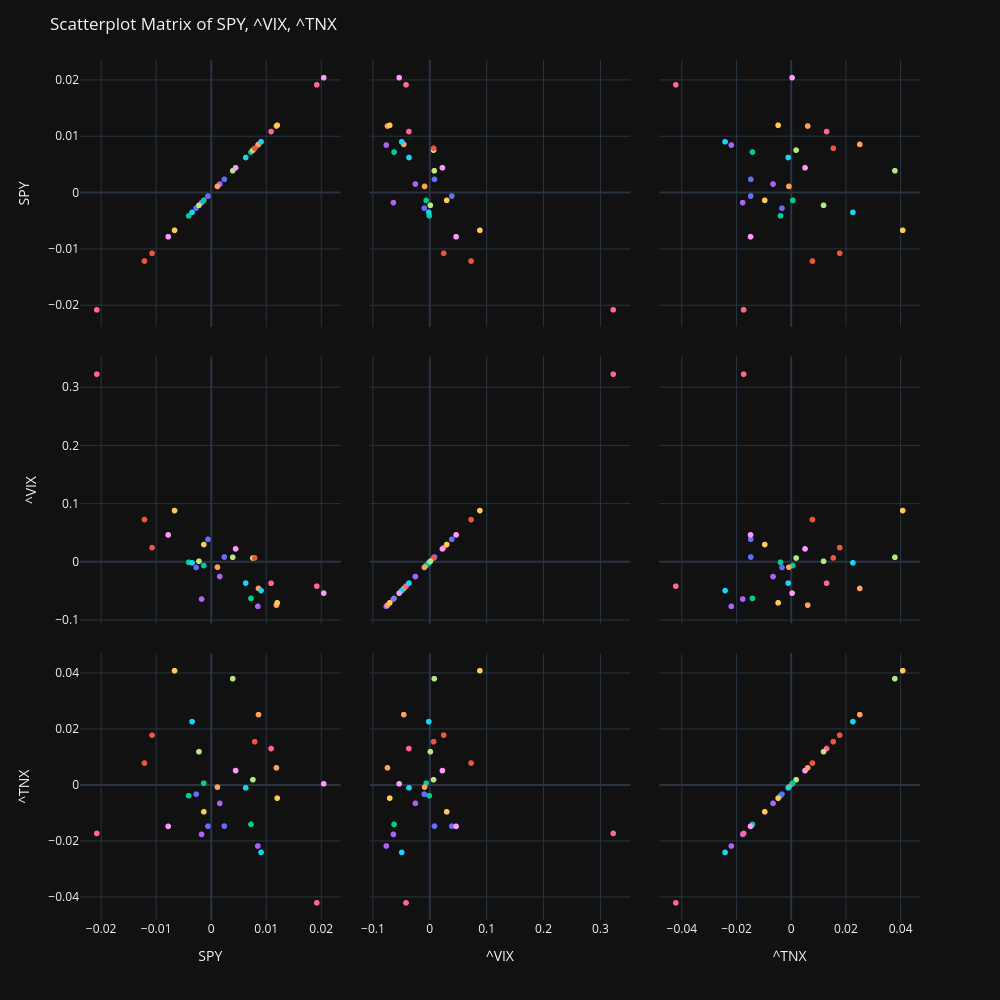

This figure's notebook cell:
### Markdown cell above
We want no apparent relationship between X variables

### Code cell
test.scatterplot_matrix()

### Figure 1 — Plotly figure (JSON) as saved in the notebook; plotly's stock layout.template omitted (floating-point values rounded to 4 significant figures)
{"data": [{"dimensions": [{"axis": {"matches": true}, "label": "SPY", "values": [-0.0005671]}, {"axis": {"matches": true}, "label": "^VIX", "values": [0.03898]}, {"axis": {"matches": true}, "label": "^TNX", "values": [-0.01468]}], "hovertemplate": "Date=2023-01-09 00:00:00<br>%{xaxis.title.text}=%{x}<br>%{yaxis.title.text}=%{y}<extra></extra>", "legendgroup": "2023-01-09 00:00:00", "marker": {"color": "#636efa", "symbol": "circle"}, "name": "2023-01-09 00:00:00", "showlegend": true, "type": "splom"}, {"dimensions": [{"axis": {"matches": true}, "label": "SPY", "values": [-0.01074]}, {"axis": {"matches": true}, "label": "^VIX", "values": [0.02476]}, {"axis": {"matches": true}, "label": "^TNX", "values": [0.01788]}], "hovertemplate": "Date=2023-02-24 00:00:00<br>%{xaxis.title.text}=%{x}<br>%{yaxis.title.text}=%{y}<extra></extra>", "legendgroup": "2023-02-24 00:00:00", "marker": {"color": "#EF553B", "symbol": "circle"}, "name": "2023-02-24 00:00:00", "showlegend": true, "type": "splom"}, {"dimensions": [{"axis": {"matches": true}, "label": "SPY", "values": [-0.004084]}, {"axis": {"matches": true}, "label": "^VIX", "values": [-0.0005237]}, {"axis": {"matches": true}, "label": "^TNX", "values": [-0.003793]}], "hovertemplate": "Date=2023-04-12 00:00:00<br>%{xaxis.title.text}=%{x}<br>%{yaxis.title.text}=%{y}<extra></extra>", "legendgroup": "2023-04-12 00:00:00", "marker": {"color": "#00cc96", "symbol": "circle"}, "name": "2023-04-12 00:00:00", "showlegend": true, "type": "splom"}, {"dimensions": [{"axis": {"matches": true}, "label": "SPY", "values": [0.008499]}, {"axis": {"matches": true}, "label": "^VIX", "values": [-0.07623]}, {"axis": {"matches": true}, "label": "^TNX", "values": [-0.02178]}], "hovertemplate": "Date=2023-04-28 00:00:00<br>%{xaxis.title.text}=%{x}<br>%{yaxis.title.text}=%{y}<extra></extra>", "legendgroup": "2023-04-28 00:00:00", "marker": {"color": "#ab63fa", "symbol": "circle"}, "name": "2023-04-28 00:00:00", "showlegend": true, "type": "splom"}, {"dimensions": [{"axis": {"matches": true}, "label": "SPY", "values": [0.008623]}, {"axis": {"matches": true}, "label": "^VIX", "values": [-0.04545]}, {"axis": {"matches": true}, "label": "^TNX", "values": [0.02522]}], "hovertemplate": "Date=2023-05-25 00:00:00<br>%{xaxis.title.text}=%{x}<br>%{yaxis.title.text}=%{y}<extra></extra>", "legendgroup": "2023-05-25 00:00:00", "marker": {"color": "#FFA15A", "symbol": "circle"}, "name": "2023-05-25 00:00:00", "showlegend": true, "type": "splom"}, {"dimensions": [{"axis": {"matches": true}, "label": "SPY", "values": [-0.003464]}, {"axis": {"matches": true}, "label": "^VIX", "values": [-0.001434]}, {"axis": {"matches": true}, "label": "^TNX", "values": [0.02272]}], "hovertemplate": "Date=2023-06-07 00:00:00<br>%{xaxis.title.text}=%{x}<br>%{yaxis.title.text}=%{y}<extra></extra>", "legendgroup": "2023-06-07 00:00:00", "marker": {"color": "#19d3f3", "symbol": "circle"}, "name": "2023-06-07 00:00:00", "showlegend": true, "type": "splom"}, {"dimensions": [{"axis": {"matches": true}, "label": "SPY", "values": [0.0109]}, {"axis": {"matches": true}, "label": "^VIX", "values": [-0.03645]}, {"axis": {"matches": true}, "label": "^TNX", "values": [0.01309]}], "hovertemplate": "Date=2023-06-27 00:00:00<br>%{xaxis.title.text}=%{x}<br>%{yaxis.title.text}=%{y}<extra></extra>", "legendgroup": "2023-06-27 00:00:00", "marker": {"color": "#FF6692", "symbol": "circle"}, "name": "2023-06-27 00:00:00", "showlegend": true, "type": "splom"}, {"dimensions": [{"axis": {"matches": true}, "label": "SPY", "values": [0.003934]}, {"axis": {"matches": true}, "label": "^VIX", "values": [0.008157]}, {"axis": {"matches": true}, "label": "^TNX", "values": [0.03808]}], "hovertemplate": "Date=2023-06-29 00:00:00<br>%{xaxis.title.text}=%{x}<br>%{yaxis.title.text}=%{y}<extra></extra>", "legendgroup": "2023-06-29 00:00:00", "marker": {"color": "#B6E880", "symbol": "circle"}, "name": "2023-06-29 00:00:00", "showlegend": true, "type": "splom"}, {"dimensions": [{"axis": {"matches": true}, "label": "SPY", "values": [0.004457]}, {"axis": {"matches": true}, "label": "^VIX", "values": [0.02254]}, {"axis": {"matches": true}, "label": "^TNX", "values": [0.005199]}], "hovertemplate": "Date=2023-07-24 00:00:00<br>%{xaxis.title.text}=%{x}<br>%{yaxis.title.text}=%{y}<extra></extra>", "legendgroup": "2023-07-24 00:00:00", "marker": {"color": "#FF97FF", "symbol": "circle"}, "name": "2023-07-24 00:00:00", "showlegend": true, "type": "splom"}, {"dimensions": [{"axis": {"matches": true}, "label": "SPY", "values": [-0.006652]}, {"axis": {"matches": true}, "label": "^VIX", "values": [0.08846]}, {"axis": {"matches": true}, "label": "^TNX", "values": [0.04096]}], "hovertemplate": "Date=2023-07-27 00:00:00<br>%{xaxis.title.text}=%{x}<br>%{yaxis.title.text}=%{y}<extra></extra>", "legendgroup": "2023-07-27 00:00:00", "marker": {"color": "#FECB52", "symbol": "circle"}, "name": "2023-07-27 00:00:00", "showlegend": true, "type": "splom"}, {"dimensions": [{"axis": {"matches": true}, "label": "SPY", "values": [-0.002712]}, {"axis": {"matches": true}, "label": "^VIX", "values": [-0.009384]}, {"axis": {"matches": true}, "label": "^TNX", "values": [-0.00323]}], "hovertemplate": "Date=2023-08-22 00:00:00<br>%{xaxis.title.text}=%{x}<br>%{yaxis.title.text}=%{y}<extra></extra>", "legendgroup": "2023-08-22 00:00:00", "marker": {"color": "#636efa", "symbol": "circle"}, "name": "2023-08-22 00:00:00", "showlegend": true, "type": "splom"}, {"dimensions": [{"axis": {"matches": true}, "label": "SPY", "values": [-0.01212]}, {"axis": {"matches": true}, "label": "^VIX", "values": [0.07294]}, {"axis": {"matches": true}, "label": "^TNX", "values": [0.007898]}], "hovertemplate": "Date=2023-09-15 00:00:00<br>%{xaxis.title.text}=%{x}<br>%{yaxis.title.text}=%{y}<extra></extra>", "legendgroup": "2023-09-15 00:00:00", "marker": {"color": "#EF553B", "symbol": "circle"}, "name": "2023-09-15 00:00:00", "showlegend": true, "type": "splom"}, {"dimensions": [{"axis": {"matches": true}, "label": "SPY", "values": [0.007256]}, {"axis": {"matches": true}, "label": "^VIX", "values": [-0.06259]}, {"axis": {"matches": true}, "label": "^TNX", "values": [-0.01405]}], "hovertemplate": "Date=2023-10-04 00:00:00<br>%{xaxis.title.text}=%{x}<br>%{yaxis.title.text}=%{y}<extra></extra>", "legendgroup": "2023-10-04 00:00:00", "marker": {"color": "#00cc96", "symbol": "circle"}, "name": "2023-10-04 00:00:00", "showlegend": true, "type": "splom"}, {"dimensions": [{"axis": {"matches": true}, "label": "SPY", "values": [-0.001735]}, {"axis": {"matches": true}, "label": "^VIX", "values": [-0.06371]}, {"axis": {"matches": true}, "label": "^TNX", "values": [-0.01762]}], "hovertemplate": "Date=2023-10-23 00:00:00<br>%{xaxis.title.text}=%{x}<br>%{yaxis.title.text}=%{y}<extra></extra>", "legendgroup": "2023-10-23 00:00:00", "marker": {"color": "#ab63fa", "symbol": "circle"}, "name": "2023-10-23 00:00:00", "showlegend": true, "type": "splom"}, {"dimensions": [{"axis": {"matches": true}, "label": "SPY", "values": [0.01188]}, {"axis": {"matches": true}, "label": "^VIX", "values": [-0.07414]}, {"axis": {"matches": true}, "label": "^TNX", "values": [0.006173]}], "hovertemplate": "Date=2023-10-30 00:00:00<br>%{xaxis.title.text}=%{x}<br>%{yaxis.title.text}=%{y}<extra></extra>", "legendgroup": "2023-10-30 00:00:00", "marker": {"color": "#FFA15A", "symbol": "circle"}, "name": "2023-10-30 00:00:00", "showlegend": true, "type": "splom"}, {"dimensions": [{"axis": {"matches": true}, "label": "SPY", "values": [0.009082]}, {"axis": {"matches": true}, "label": "^VIX", "values": [-0.04908]}, {"axis": {"matches": true}, "label": "^TNX", "values": [-0.02406]}], "hovertemplate": "Date=2023-11-03 00:00:00<br>%{xaxis.title.text}=%{x}<br>%{yaxis.title.text}=%{y}<extra></extra>", "legendgroup": "2023-11-03 00:00:00", "marker": {"color": "#19d3f3", "symbol": "circle"}, "name": "2023-11-03 00:00:00", "showlegend": true, "type": "splom"}, {"dimensions": [{"axis": {"matches": true}, "label": "SPY", "values": [0.01921]}, {"axis": {"matches": true}, "label": "^VIX", "values": [-0.0415]}, {"axis": {"matches": true}, "label": "^TNX", "values": [-0.04211]}], "hovertemplate": "Date=2023-11-14 00:00:00<br>%{xaxis.title.text}=%{x}<br>%{yaxis.title.text}=%{y}<extra></extra>", "legendgroup": "2023-11-14 00:00:00", "marker": {"color": "#FF6692", "symbol": "circle"}, "name": "2023-11-14 00:00:00", "showlegend": true, "type": "splom"}, {"dimensions": [{"axis": {"matches": true}, "label": "SPY", "values": [0.007601]}, {"axis": {"matches": true}, "label": "^VIX", "values": [0.006915]}, {"axis": {"matches": true}, "label": "^TNX", "values": [0.001939]}], "hovertemplate": "Date=2023-12-07 00:00:00<br>%{xaxis.title.text}=%{x}<br>%{yaxis.title.text}=%{y}<extra></extra>", "legendgroup": "2023-12-07 00:00:00", "marker": {"color": "#B6E880", "symbol": "circle"}, "name": "2023-12-07 00:00:00", "showlegend": true, "type": "splom"}, {"dimensions": [{"axis": {"matches": true}, "label": "SPY", "values": [0.02048]}, {"axis": {"matches": true}, "label": "^VIX", "values": [-0.05356]}, {"axis": {"matches": true}, "label": "^TNX", "values": [0.0004624]}], "hovertemplate": "Date=2024-02-22 00:00:00<br>%{xaxis.title.text}=%{x}<br>%{yaxis.title.text}=%{y}<extra></extra>", "legendgroup": "2024-02-22 00:00:00", "marker": {"color": "#FF97FF", "symbol": "circle"}, "name": "2024-02-22 00:00:00", "showlegend": true, "type": "splom"}, {"dimensions": [{"axis": {"matches": true}, "label": "SPY", "values": [-0.001322]}, {"axis": {"matches": true}, "label": "^VIX", "values": [0.03007]}, {"axis": {"matches": true}, "label": "^TNX", "values": [-0.009547]}], "hovertemplate": "Date=2024-02-28 00:00:00<br>%{xaxis.title.text}=%{x}<br>%{yaxis.title.text}=%{y}<extra></extra>", "legendgroup": "2024-02-28 00:00:00", "marker": {"color": "#FECB52", "symbol": "circle"}, "name": "2024-02-28 00:00:00", "showlegend": true, "type": "splom"}, {"dimensions": [{"axis": {"matches": true}, "label": "SPY", "values": [0.002405]}, {"axis": {"matches": true}, "label": "^VIX", "values": [0.008597]}, {"axis": {"matches": true}, "label": "^TNX", "values": [-0.01465]}], "hovertemplate": "Date=2024-06-11 00:00:00<br>%{xaxis.title.text}=%{x}<br>%{yaxis.title.text}=%{y}<extra></extra>", "legendgroup": "2024-06-11 00:00:00", "marker": {"color": "#636efa", "symbol": "circle"}, "name": "2024-06-11 00:00:00", "showlegend": true, "type": "splom"}, {"dimensions": [{"axis": {"matches": true}, "label": "SPY", "values": [0.007927]}, {"axis": {"matches": true}, "label": "^VIX", "values": [0.007084]}, {"axis": {"matches": true}, "label": "^TNX", "values": [0.01554]}], "hovertemplate": "Date=2024-06-17 00:00:00<br>%{xaxis.title.text}=%{x}<br>%{yaxis.title.text}=%{y}<extra></extra>", "legendgroup": "2024-06-17 00:00:00", "marker": {"color": "#EF553B", "symbol": "circle"}, "name": "2024-06-17 00:00:00", "showlegend": true, "type": "splom"}, {"dimensions": [{"axis": {"matches": true}, "label": "SPY", "values": [-0.001341]}, {"axis": {"matches": true}, "label": "^VIX", "values": [-0.006042]}, {"axis": {"matches": true}, "label": "^TNX", "values": [0.0007049]}], "hovertemplate": "Date=2024-06-21 00:00:00<br>%{xaxis.title.text}=%{x}<br>%{yaxis.title.text}=%{y}<extra></extra>", "legendgroup": "2024-06-21 00:00:00", "marker": {"color": "#00cc96", "symbol": "circle"}, "name": "2024-06-21 00:00:00", "showlegend": true, "type": "splom"}, {"dimensions": [{"axis": {"matches": true}, "label": "SPY", "values": [0.001575]}, {"axis": {"matches": true}, "label": "^VIX", "values": [-0.02501]}, {"axis": {"matches": true}, "label": "^TNX", "values": [-0.006509]}], "hovertemplate": "Date=2024-06-27 00:00:00<br>%{xaxis.title.text}=%{x}<br>%{yaxis.title.text}=%{y}<extra></extra>", "legendgroup": "2024-06-27 00:00:00", "marker": {"color": "#ab63fa", "symbol": "circle"}, "name": "2024-06-27 00:00:00", "showlegend": true, "type": "splom"}, {"dimensions": [{"axis": {"matches": true}, "label": "SPY", "values": [0.001153]}, {"axis": {"matches": true}, "label": "^VIX", "values": [-0.008853]}, {"axis": {"matches": true}, "label": "^TNX", "values": [-0.0007024]}], "hovertemplate": "Date=2024-07-08 00:00:00<br>%{xaxis.title.text}=%{x}<br>%{yaxis.title.text}=%{y}<extra></extra>", "legendgroup": "2024-07-08 00:00:00", "marker": {"color": "#FFA15A", "symbol": "circle"}, "name": "2024-07-08 00:00:00", "showlegend": true, "type": "splom"}, {"dimensions": [{"axis": {"matches": true}, "label": "SPY", "values": [0.006288]}, {"axis": {"matches": true}, "label": "^VIX", "values": [-0.03625]}, {"axis": {"matches": true}, "label": "^TNX", "values": [-0.0009544]}], "hovertemplate": "Date=2024-07-12 00:00:00<br>%{xaxis.title.text}=%{x}<br>%{yaxis.title.text}=%{y}<extra></extra>", "legendgroup": "2024-07-12 00:00:00", "marker": {"color": "#19d3f3", "symbol": "circle"}, "name": "2024-07-12 00:00:00", "showlegend": true, "type": "splom"}, {"dimensions": [{"axis": {"matches": true}, "label": "SPY", "values": [-0.02079]}, {"axis": {"matches": true}, "label": "^VIX", "values": [0.323]}, {"axis": {"matches": true}, "label": "^TNX", "values": [-0.01728]}], "hovertemplate": "Date=2024-09-03 00:00:00<br>%{xaxis.title.text}=%{x}<br>%{yaxis.title.text}=%{y}<extra></extra>", "legendgroup": "2024-09-03 00:00:00", "marker": {"color": "#FF6692", "symbol": "circle"}, "name": "2024-09-03 00:00:00", "showlegend": true, "type": "splom"}, {"dimensions": [{"axis": {"matches": true}, "label": "SPY", "values": [-0.002208]}, {"axis": {"matches": true}, "label": "^VIX", "values": [0.001299]}, {"axis": {"matches": true}, "label": "^TNX", "values": [0.01197]}], "hovertemplate": "Date=2024-09-25 00:00:00<br>%{xaxis.title.text}=%{x}<br>%{yaxis.title.text}=%{y}<extra></extra>", "legendgroup": "2024-09-25 00:00:00", "marker": {"color": "#B6E880", "symbol": "circle"}, "name": "2024-09-25 00:00:00", "showlegend": true, "type": "splom"}, {"dimensions": [{"axis": {"matches": true}, "label": "SPY", "values": [-0.0078]}, {"axis": {"matches": true}, "label": "^VIX", "values": [0.04661]}, {"axis": {"matches": true}, "label": "^TNX", "values": [-0.01475]}], "hovertemplate": "Date=2024-10-15 00:00:00<br>%{xaxis.title.text}=%{x}<br>%{yaxis.title.text}=%{y}<extra></extra>", "legendgroup": "2024-10-15 00:00:00", "marker": {"color": "#FF97FF", "symbol": "circle"}, "name": "2024-10-15 00:00:00", "showlegend": true, "type": "splom"}, {"dimensions": [{"axis": {"matches": true}, "label": "SPY", "values": [0.01202]}, {"axis": {"matches": true}, "label": "^VIX", "values": [-0.0702]}, {"axis": {"matches": true}, "label": "^TNX", "values": [-0.004652]}], "hovertemplate": "Date=2024-11-05 00:00:00<br>%{xaxis.title.text}=%{x}<br>%{yaxis.title.text}=%{y}<extra></extra>", "legendgroup": "2024-11-05 00:00:00", "marker": {"color": "#FECB52", "symbol": "circle"}, "name": "2024-11-05 00:00:00", "showlegend": true, "type": "splom"}], "layout": {"dragmode": "select", "height": 1000, "legend": {"title": {"text": "Date"}, "tracegroupgap": 0}, "margin": {"t": 60}, "showlegend": false, "title": {"text": "Scatterplot Matrix of SPY, ^VIX, ^TNX"}, "width": 1000}}
